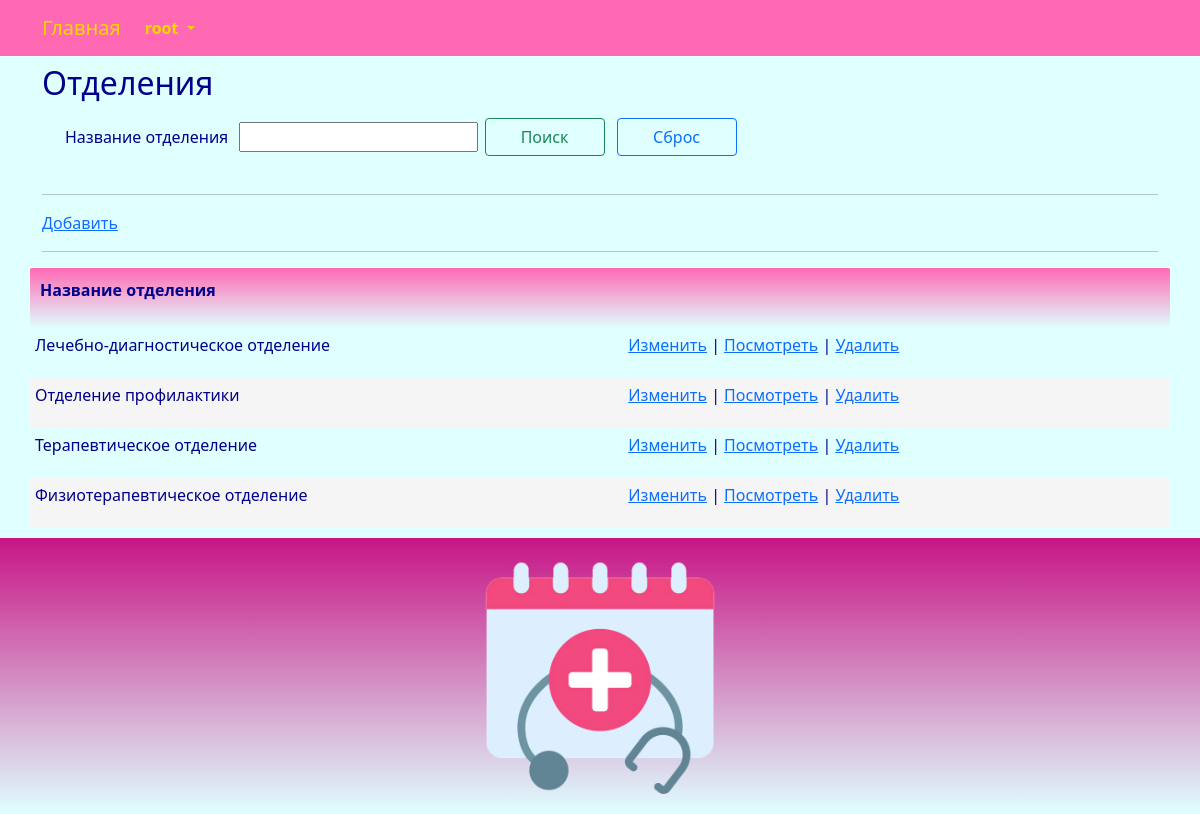
/branch/index/ (signed in), run on the app's committed database.
### center/models.py (models this page shows, shortened)
class Branch(models.Model):
    branch_title = models.CharField(_('branch_title'), max_length=255, unique=True)
    class Meta:
        db_table = 'branch'
        ordering = ['branch_title']

### center/views.py (the view)
# urls.py: path('branch/index/', views.branch_index, name='branch_index'),
@login_required
@user_passes_test(lambda u: u.is_superuser)
def branch_index(request):
    try:
        branch = Branch.objects.all().order_by('branch_title')
        if request.method == "POST":
            if 'searchBtn' in request.POST:
                title_search = request.POST.get("title_search")
                if title_search != '':
                    branch = branch.filter(branch_title__contains = title_search)
                return render(request, "branch/index.html", {"branch": branch,  "title_search": title_search })
            else:
                return render(request, "branch/index.html", {"branch": branch, })
        else:
            return render(request, "branch/index.html", {"branch": branch, })
        return render(request, "branch/index.html", {"branch": branch,})
    except Exception as exception:
        print(exception)
        return HttpResponse(exception)

### templates/branch/index.html (shortened to what this page needs)
{% extends "base.html" %}
{% load i18n %}
{% block content %}
<h2>{% trans "branchs" %}</h2>
<div class="row" style="margin: 10px">
	<form method="POST" enctype="multipart/form-data">
		<table>
			<tbody>
				<tr>
					<td>
						<p>{% trans "branch_title" %} &nbsp;</p>
					</td>
					<td>
						<p><input type="search" value="{{title_search}}" name="title_search"></p>
					</td>
					<td>
						<p><button class="btn btn-outline-success" name="searchBtn" style="width:120px; margin:5px">{% trans "Search" %}</button></p>
					</td>
					<td>
						<p><button class="btn btn-outline-primary" name="resetBtn" type="submit" onClick="window.location.reload();" style="width:120px; margin:5px">{% trans "Reset" %}</button></p>
					</td>
				</tr>
			</tbody>
		</table>
	</form>
</div>
<hr>
<p><a href="{% url 'branch_create'%}">{% trans "Add" %}</a></p>
<hr>
{% if branch.count > 0 %}
<div class="row">
	<table id="myTable" class="table-manager" style="width:100%">
		<thead>
			<tr>
				<th><p>{% trans "branch_title" %}</p></th>
				<th><p></p></th>
			</tr>
		</thead>
		<tbody>
			{% for e in branch %}
			<tr>
				<td><p>{{ e.branch_title }}</p></td>
				<td>
					<p>
					<a href="{% url 'branch_edit' e.id %}">{% trans "Change" %}</a> |
					<a href="{% url 'branch_read' e.id %}">{% trans "View" %}</a> |
					<a onclick="return confirm('Удалить запись?')" href="{% url 'branch_delete' e.id %}">{% trans "Delete" %}</a>
					</p>
				</td>
			</tr>
			{% endfor %}
		</tbody>
	</table>
</div>
{% endif %}
{% endblock content %}

### templates/base.html (shortened to what this page needs)
<!DOCTYPE html>
{% load static %}
{% load i18n %}
<html>
	<head>
		<link rel="stylesheet" href="{% static 'css/bootstrap.min.css' %}">
		<link rel="stylesheet" href="{% static 'css/styles.css' %}" />
	</head>
	<nav class="navbar navbar-expand-lg justify-content-center">
		<div class="container">
			<div class="collapse navbar-collapse" id="mainMenu">
				<ul class="navbar-nav me-auto mb-2 mb-lg-0">
					<a class="navbar-brand" href="{{ HTTP_HOST }}/">{% trans "Home" %}</a>
					{% if user.is_authenticated %}
					<li class="nav-item dropdown">
						<a class="nav-link dropdown-toggle" href="#" id="navbarDropdown" role="button" data-bs-toggle="dropdown" aria-expanded="false">
							{{ user.username }}
						</a>
					</li>
					{% else %}
					<form class="form-inline ml-auto">
						<a href="{% url 'login' %}" class="btn btn-outline-secondary">{% trans "Log In" %}</a>
						<a href="{% url 'signup' %}" class="btn btn-primary ml-2">{% trans "Sign up" %}</a>
					</form>
					{% endif %}
				</ul>
			</div>
		</div>
	</nav>
	<body>
		<div class="container">
			{% block content%}{% endblock content %}
		</div>
	</body>
	<footer class="container-fluid text-center bg-lightgray">
		<div class="copyrights">
			<img src="{% static 'images/logo.png' %}" alt="logo" style="height:256px; padding: 10px;">
		</div>
	</footer>
</html>

### static/css/styles.css (style rules this page uses)
:root { --navbar-background-color: HotPink; --navbar-text-color: Gold; --main-background-color-light: LightCyan; --main-background-color-dark: HotPink; --main-text-color: DarkBlue; --main-header-color: DarkBlue; --main-text-attention-color: Purple; --footer-background-color-light: LightCyan; --footer-background-color-dark: MediumVioletRed; --footer-text-color: Teal; --card-background-color-light: Pink; --card-background-color-dark: HotPink; --card-text-color: SeaGreen; --table-background-color-light: LightCyan; --table-background-color-dark: #F5F5F5; --table-text-color: DarkBlue; --star-size: 30px; --star-color: LightYellow; --star-background: Yellow ; }
.navbar { background-color: var(--navbar-background-color); color: var(--navbar-text-color); }
.navbar .navbar-nav, .navbar .navbar-nav .navbar-text { color: var(--navbar-text-color); }
.navbar ul { background-color: var(--navbar-background-color); color: var(--navbar-text-color); }
.navbar li { background-color: var(--navbar-background-color); color: var(--navbar-text-color); }
.navbar a { background-color: var(--navbar-background-color); color: var(--navbar-text-color); }
.navbar-brand { background-color: var(--navbar-background-color); color: var(--navbar-text-color); }
.nav-item { background-color: var(--navbar-background-color); color: var(--navbar-text-color); font-weight: bold; }
body { background-color: var(--main-background-color-light); }
h1, h2, h3, h4, h5, h6 { color: var(--main-header-color); }
p, ul, li, label { color: var(--main-text-color); }
.table-manager { background-color: var(--main-background-color-light); width: 100%; }
.table-manager tbody { background-color: var(--main-background-color-light); border: none; margin-top: 20px; margin-bottom: 20px; }
.table-manager thead th { color: var(--main-text-color); font-weight: bold; text-align: left; padding: 10px; background-image: linear-gradient(top, var(--main-background-color-dark), var(--main-background-color-light)); background-image: -o-linear-gradient(top, var(--main-background-color-dark), var(--main-background-color-light)); background-image: -moz-linear-gradient(top, var(--main-background-color-dark), var(--main-background-color-light)); background-image: -webkit-linear-gradient(top, var(--main-background-color-dark), var(--main-background-color-light)); }
.table-manager thead tr th:first-child { border-radius: 2px 0 0 2px; }
.table-manager thead tr th:last-child { border-radius: 0 2px 2px 0; }
.table-manager tbody td { text-align: left; border: none; padding: 5px 5px; vertical-align: top; }
.table-manager tbody tr:nth-child(odd) { background: var(--table-background-color-light); }
.table-manager tbody tr:nth-child(even) { background: var(--table-background-color-dark); }
.table-manager tbody tr td:first-child { border-radius: 2px 0 0 2px; }
.table-manager tbody tr td:last-child { border-radius: 0 2px 2px 0; }
footer { background-image: linear-gradient(top, var(--footer-background-color-dark), var(--footer-background-color-light)); background-image: -o-linear-gradient(top, var(--footer-background-color-dark), var(--footer-background-color-light)); background-image: -moz-linear-gradient(top, var(--footer-background-color-dark), var(--footer-background-color-light)); background-image: -webkit-linear-gradient(top, var(--footer-background-color-dark), var(--footer-background-color-light)); margin-top: 10px; padding: 10px; }

### data on the page
Branch: branch_title "Лечебно-диагностическое отделение"
Branch: branch_title "Отделение профилактики"
Branch: branch_title "Терапевтическое отделение"
Branch: branch_title "Физиотерапевтическое отделение"

### other printed values
{{ user.username }} "root"
